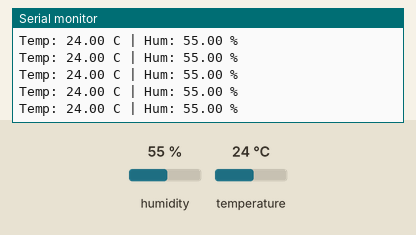
Bench run of a sketch on a simulated Arduino Uno, built with avr-gcc and run on an emulated ATmega328P. Parts: the last lines printed to the serial monitor. The test bench sets the inputs (shaded band); at power-on: humidity 55 %, temperature 24 °C.

Above: at 2.8 s.
2.9 s: humidity set to 22 %
At 4.4 s:
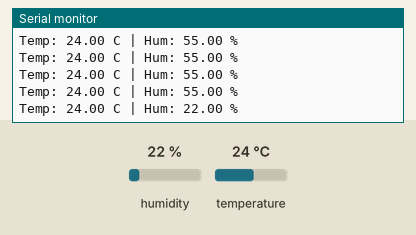
5.6 s: temperature set to 12 °C
At 5.6 s:
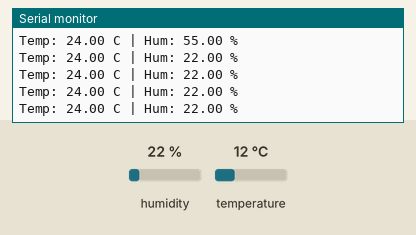
8.3 s: humidity set to 40 %
At 9.0 s:
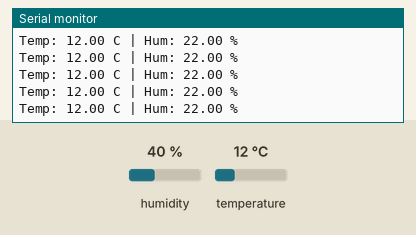
Timing chart, 0 to 11.3 s (numbered marks = the images above; inputs shaded):
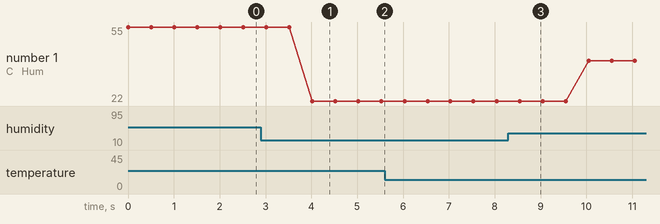

The sketch:

Lab5.ino
```cpp
// Lectura de temperatura y humedad con DHT22 y envío por serial

#include <DHT.h>
#include <DHT_U.h>

const int pinDHT = 2;
const int tipoDHT = DHT22;

DHT dhtSensor(pinDHT, tipoDHT);

// Función que obtiene los valores del sensor
bool obtenerLecturas(float &temperatura, float &humedad) {
  temperatura = dhtSensor.readTemperature();
  humedad = dhtSensor.readHumidity();

  if (isnan(temperatura) || isnan(humedad)) {
    return false;
  }

  return true;
}

// Función que imprime los datos en el monitor serial
void imprimirDatos(float t, float h) {
  Serial.print("Temp: ");
  Serial.print(t);
  Serial.print(" C | Hum: ");
  Serial.print(h);
  Serial.println(" %");
}

void setup() {
  Serial.begin(9600);
  dhtSensor.begin();
}

void loop() {
  float tempLeida, humLeida;

  bool lecturaValida = obtenerLecturas(tempLeida, humLeida);

  if (lecturaValida) {
    imprimirDatos(tempLeida, humLeida);
  } else {
    Serial.println("Fallo en la lectura del DHT22");
  }

  delay(500);
}
```

Measured:
- after the input at 2.9 s, the serial monitor: prints a new line after 1.1 s (image 1)
- plotted number 1: 55 → 22 after the input at 2.9 s, 22 → 40 after the input at 8.3 s
